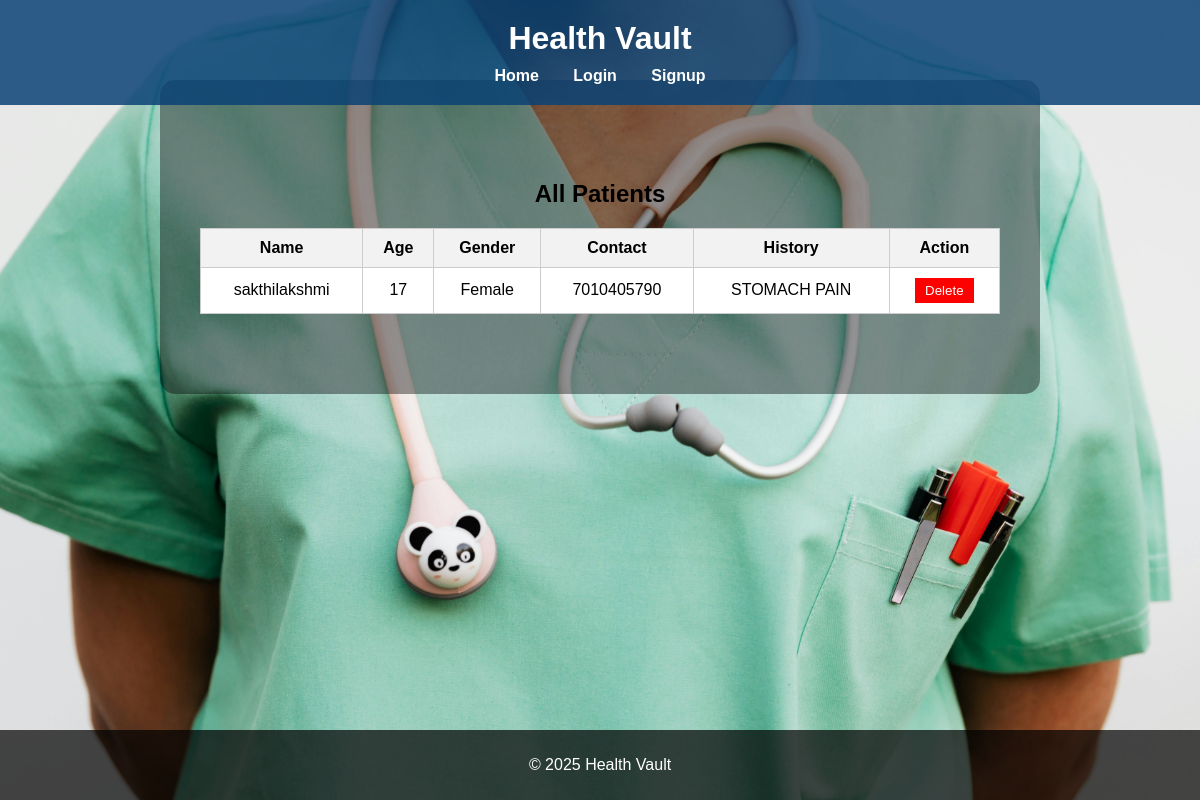
/view_patients (signed in), run on an earlier commit of the app's database.
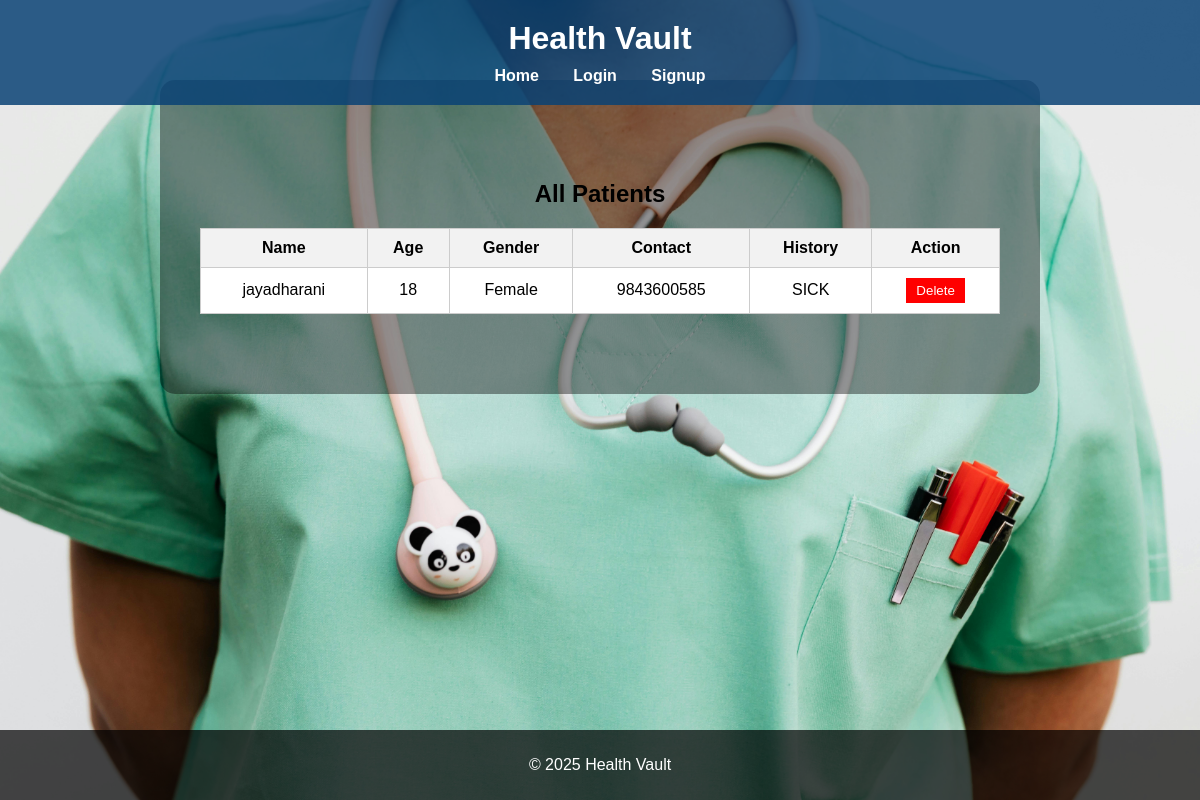
And on a later commit of the database.
### app.py (models this page shows)
class Patient(db.Model):
    id = db.Column(db.Integer, primary_key=True)
    name = db.Column(db.String(100))
    age = db.Column(db.Integer)
    gender = db.Column(db.String(10))
    contact = db.Column(db.String(20))
    medical_history = db.Column(db.Text)

### app.py (the view)
@app.route('/view_patients')
@login_required
def view_patients():
    patients = Patient.query.all()
    return render_template('view_patients.html', patients=patients)

### app.py (called while the page is built)
def login_required(f):
    @wraps(f)
    def decorated_function(*args, **kwargs):
        if 'user_id' not in session:
            flash('You must be logged in to access this page.', 'error')
            return redirect(url_for('login'))
        return f(*args, **kwargs)
    return decorated_function

### templates/view_patients.html (shortened to what this page needs)
{% extends "base.html" %}
{% block content %}
<div class="container" style="max-width: 900px; margin: auto; padding: 20px;">
    <h2 style="text-align: center; margin-bottom: 20px;">All Patients</h2>
    <div style="overflow-x: auto;">
        <table class="patient-table" style="width: 100%; border-collapse: collapse; color: black; background-color: white;">
            <thead>
                <tr style="background-color: #f2f2f2;">
                    <th>Name</th>
                    <th>Age</th>
                    <th>Gender</th>
                    <th>Contact</th>
                    <th>History</th>
                    <th>Action</th>
                </tr>
            </thead>
            <tbody>
                {% for patient in patients %}
                <tr>
                    <td>{{ patient.name }}</td>
                    <td>{{ patient.age }}</td>
                    <td>{{ patient.gender }}</td>
                    <td>{{ patient.contact }}</td>
                    <td>{{ patient.medical_history }}</td>
                    <td>
                        <form method="POST" action="{{ url_for('delete_patient', id=patient.id) }}">
                            <button type="submit" style="background-color: red; color: white; border: none; padding: 5px 10px; cursor: pointer;">Delete</button>
                        </form>
                    </td>
                </tr>
                {% endfor %}
            </tbody>
        </table>
    </div>
</div>
{% endblock %}

### templates/base.html (shortened to what this page needs)
<!DOCTYPE html>
<html lang="en">
<head>
    <link rel="stylesheet" href="{{ url_for('static', filename='css/style.css') }}">
</head>
<body class="background">
    <header>
        <h1>Health Vault</h1>
        <nav>
            <a href="{{ url_for('home') }}">Home</a>
            <a href="{{ url_for('login') }}">Login</a>
            <a href="{{ url_for('signup') }}">Signup</a>
        </nav>
    </header>
    <main>
        {% block content %}{% endblock %}
    </main>
    <footer>
        <p>&copy; 2025 Health Vault</p>
    </footer>
</body>
</html>

### static/css/style.css (style rules this page uses)
body { font-family: Arial, sans-serif; margin: 0; padding: 0; background: url('../images/background.jpg') no-repeat center center fixed; background-size: cover; color: #fff; display: flex; flex-direction: column; justify-content: flex-start; align-items: center; min-height: 100vh; }
header { background: rgba(10, 66, 117, 0.85); color: white; width: 100%; padding: 20px 0; text-align: center; position: fixed; top: 0; left: 0; z-index: 999; }
header h1 { margin: 0; }
nav { margin-top: 10px; }
nav a { margin: 0 15px; color: white; text-decoration: none; font-weight: bold; font-size: 16px; }
main { padding: 60px 20px; text-align: center; background: rgba(0, 0, 0, 0.4); margin-top: 80px; width: 70%; border-radius: 15px; }
footer { background: rgba(0, 0, 0, 0.7); color: white; text-align: center; padding: 10px; position: fixed; bottom: 0; width: 100%; }
h2 { color: black; }
.patient-table { color: black; background-color: white; }
.patient-table th, .patient-table td { padding: 10px; border: 1px solid #ccc; }

What changed in the data, as far as the page shows it:
changed Patient "Female": name "sakthilakshmi" → "jayadharani"; age "17" → "18"; contact "7010405790" → "9843600585"; medical_history "STOMACH PAIN" → "SICK"
